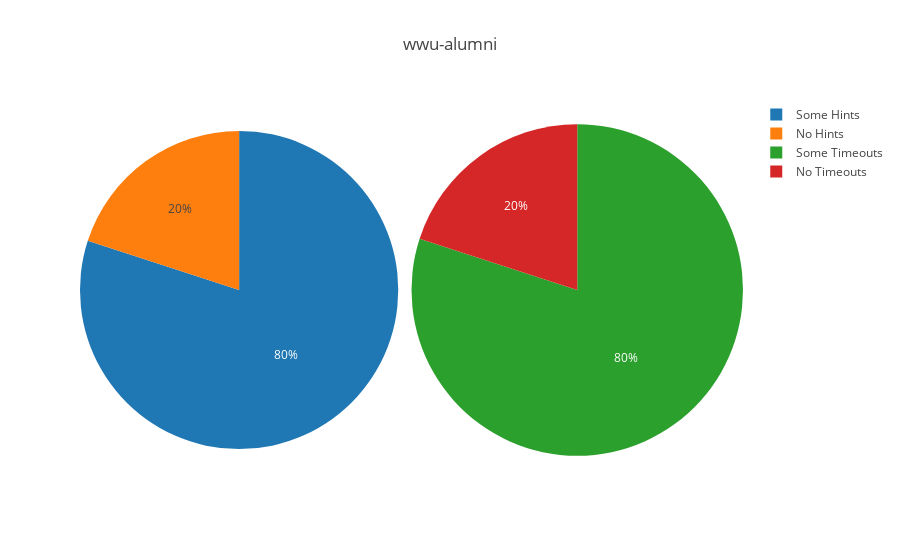
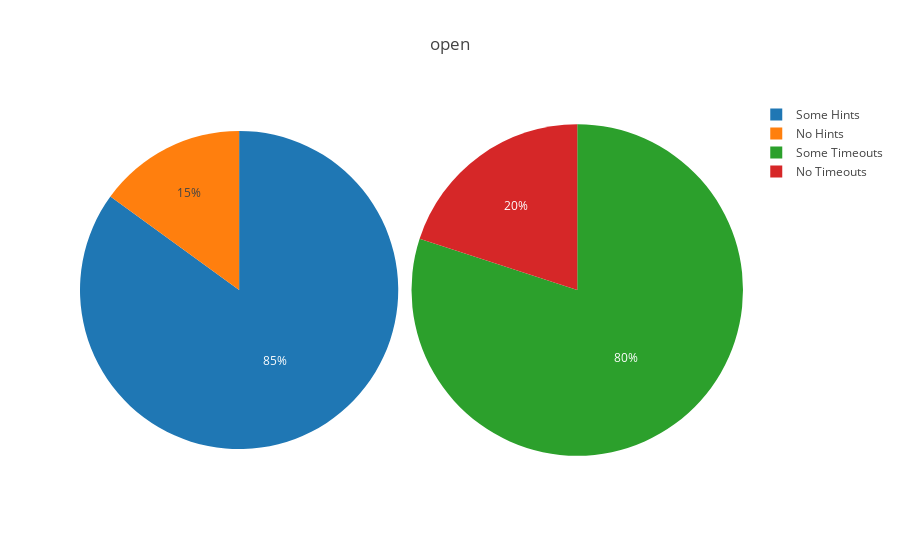
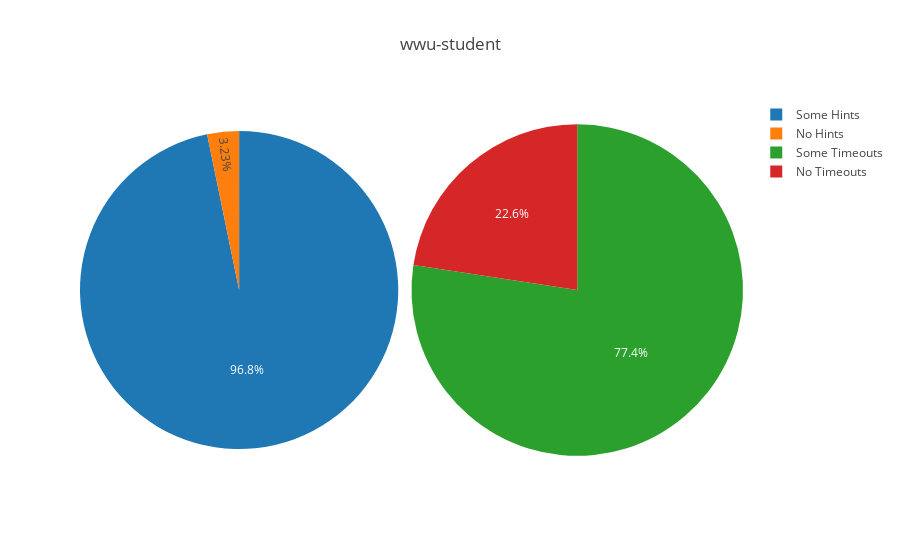

Here is the notebook cell these charts were saved with, in order:
### Code cell
# Pie charts for completion with and without hints by division

for division in counts:
    div = counts[division]
    
    hint_labels = ["No Hints", "Some Hints"]
    hint_values = [div['teams_with_no_hints'], div['teams_with_some_hints']]
    hint_domain = { 'x': [0, .48], 'y': [0,1] }
    
    timeout_labels = ["No Timeouts", "Some Timeouts"]
    timeout_values = [div['teams_with_no_timeouts'], div['teams_with_timeouts']]
    timeout_domain = { 'x': [.5, 1], 'y': [0,1] }
    
    hint_trace = go.Pie(
        labels=hint_labels,
        values=hint_values,
        domain=hint_domain
    )
    timeout_trace = go.Pie(
        labels=timeout_labels, 
        values=timeout_values, 
        domain=timeout_domain
    )
    
    layout = go.Layout(title=division)
    fig = go.Figure(data=[hint_trace, timeout_trace], layout=layout)
    iplot(fig)

### Figure 1 — Plotly figure (JSON) as saved in the notebook; plotly's stock layout.template omitted (floating-point values rounded to 4 significant figures)
{"data": [{"domain": {"x": [0, 0.48], "y": [0, 1]}, "labels": ["No Hints", "Some Hints"], "type": "pie", "values": [1, 4]}, {"domain": {"x": [0.5, 1], "y": [0, 1]}, "labels": ["No Timeouts", "Some Timeouts"], "type": "pie", "values": [1, 4]}], "layout": {"title": "wwu-alumni"}}

### Figure 2 — Plotly figure (JSON) as saved in the notebook; plotly's stock layout.template omitted (floating-point values rounded to 4 significant figures)
{"data": [{"domain": {"x": [0, 0.48], "y": [0, 1]}, "labels": ["No Hints", "Some Hints"], "type": "pie", "values": [6, 34]}, {"domain": {"x": [0.5, 1], "y": [0, 1]}, "labels": ["No Timeouts", "Some Timeouts"], "type": "pie", "values": [8, 32]}], "layout": {"title": "open"}}

### Figure 3 — Plotly figure (JSON) as saved in the notebook; plotly's stock layout.template omitted (floating-point values rounded to 4 significant figures)
{"data": [{"domain": {"x": [0, 0.48], "y": [0, 1]}, "labels": ["No Hints", "Some Hints"], "type": "pie", "values": [1, 30]}, {"domain": {"x": [0.5, 1], "y": [0, 1]}, "labels": ["No Timeouts", "Some Timeouts"], "type": "pie", "values": [7, 24]}], "layout": {"title": "wwu-student"}}
